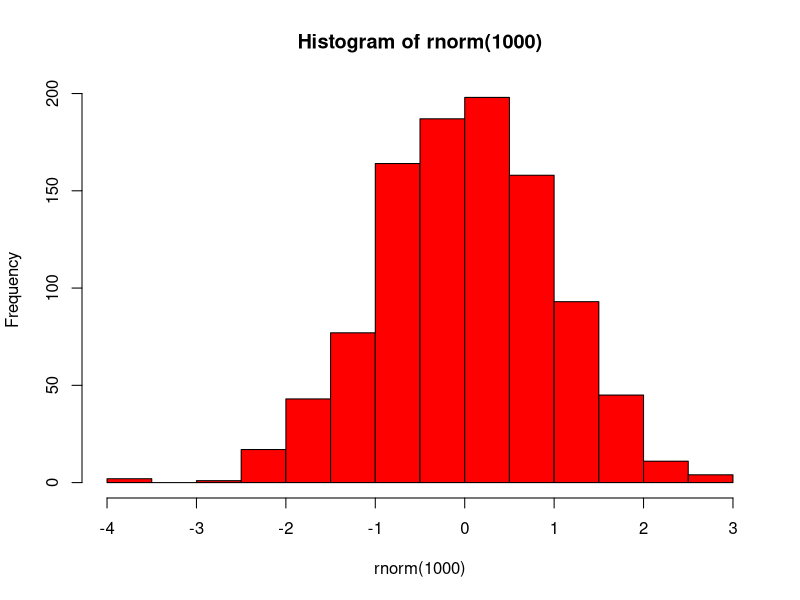

Source code (R):
## ---- chunk 1
knitr::opts_chunk$set(echo = FALSE)
## ---- chunk 2
hist(rnorm(1000), col = 'red')
